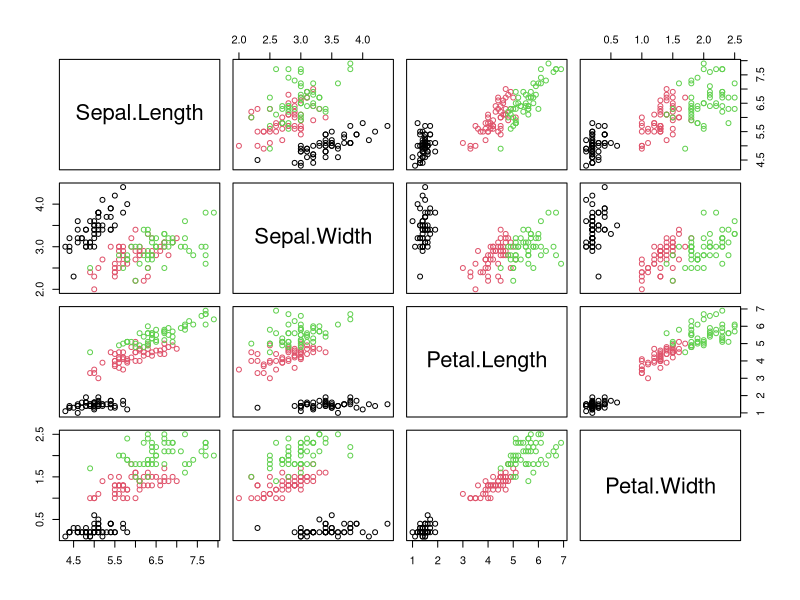
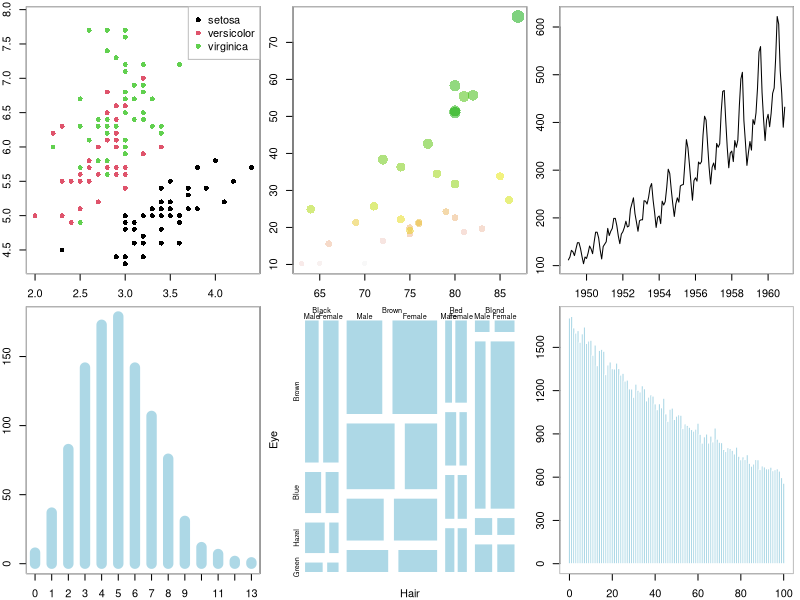

Write the R code that produced these figures, in order.

pdf(file = 'plot.pdf',width=10,height=6)
layout(matrix(seq(6), 2, 3, byrow = TRUE))
op <- par(mar=c(2,2,.5,.5))
# 分类散点图
plot(Sepal.Length~Sepal.Width,data=iris,col = Species,pch=16 )
legend('topright',legend = unique(iris$Species),box.col = "gray",
       pch=16,col = unique(iris$Species) )
box(col="gray")
# 气泡图
plot(Volume~Height,data = trees,pch =16,cex = Girth/8,
     col = rev(terrain.colors(nrow(trees), alpha = .5)))
box(col="gray")
# 折线图
plot(AirPassengers)
box(col="gray")

# 柱形图
set.seed(123456)
barPois <- table(stats::rpois(1000, lambda = 5))
plot(barPois,col = "lightblue",type = 'h',lwd=10,main = "")
box(col="gray")

# 马赛克图
# par(mar=c(2,2,.5,.5))
plot(HairEyeColor,col = "lightblue",border = 'white',main = '')
# box(col="gray")

## 直方图
set.seed(1234)
n <- 2^24
x <- runif(n,0,1)
delta <- 0.01
len <- diff(c(0,which(x < delta),n+1))-1
ylim <- seq( 0, 1800, by = 300)
xlim <- seq( 0, 100, by = 20)

p <- hist(len[len < 101], breaks = -1:100+0.5,plot = FALSE)
plot(p,ann = FALSE,axes = FALSE,col="lightblue",border = "white",main = "")	 
axis( 1, labels = xlim, at = xlim, las = 1) # x 轴
axis( 2, labels = ylim, at = ylim, las = 0) # y 轴
box(col="gray")
par(op)
dev.off()

# 矩阵图 自带 layout 
plot(iris[,-5],col = iris$Species)

